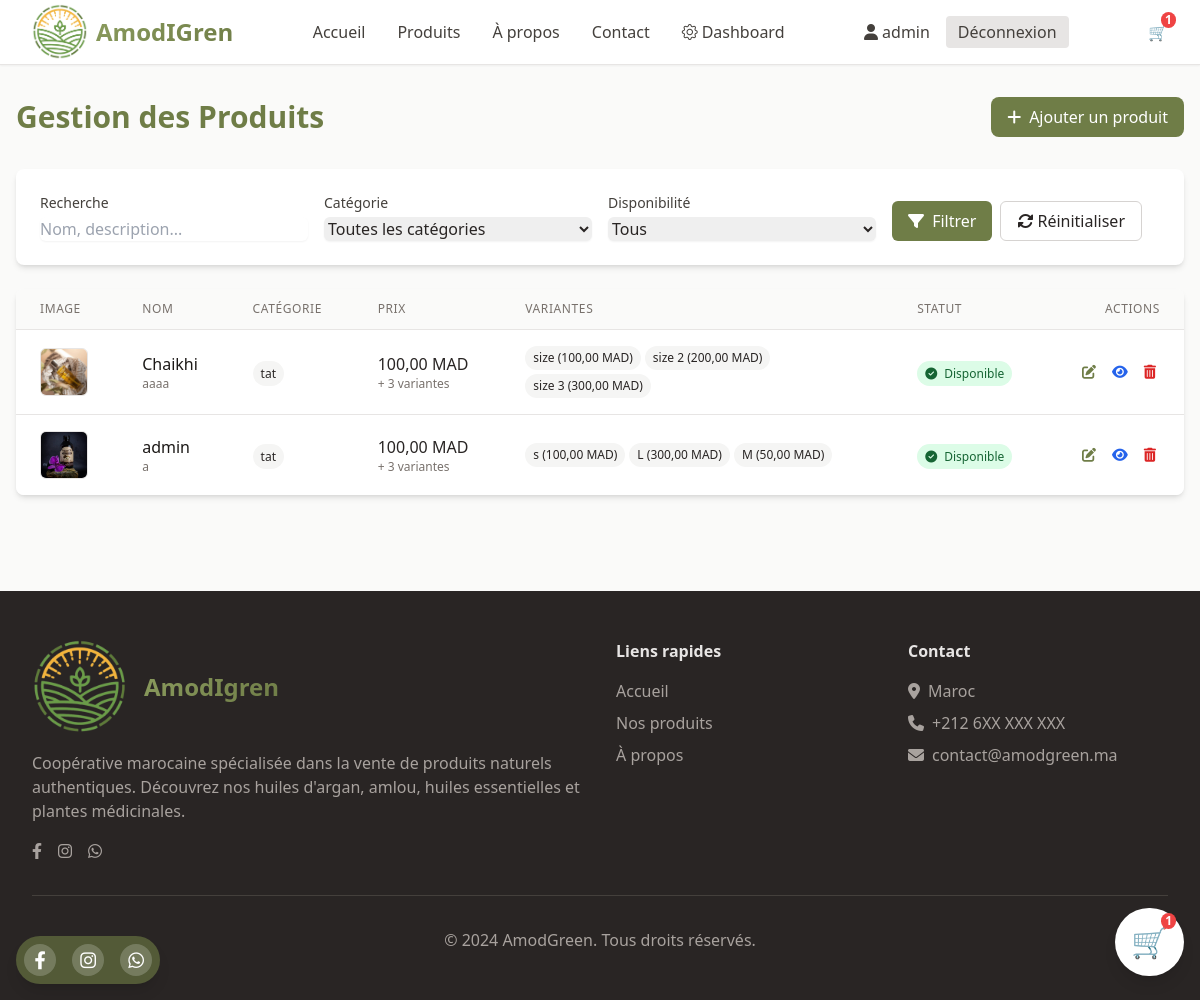
Page /ar/admin-dashboard/produits/ (signed in) on the earlier database version.
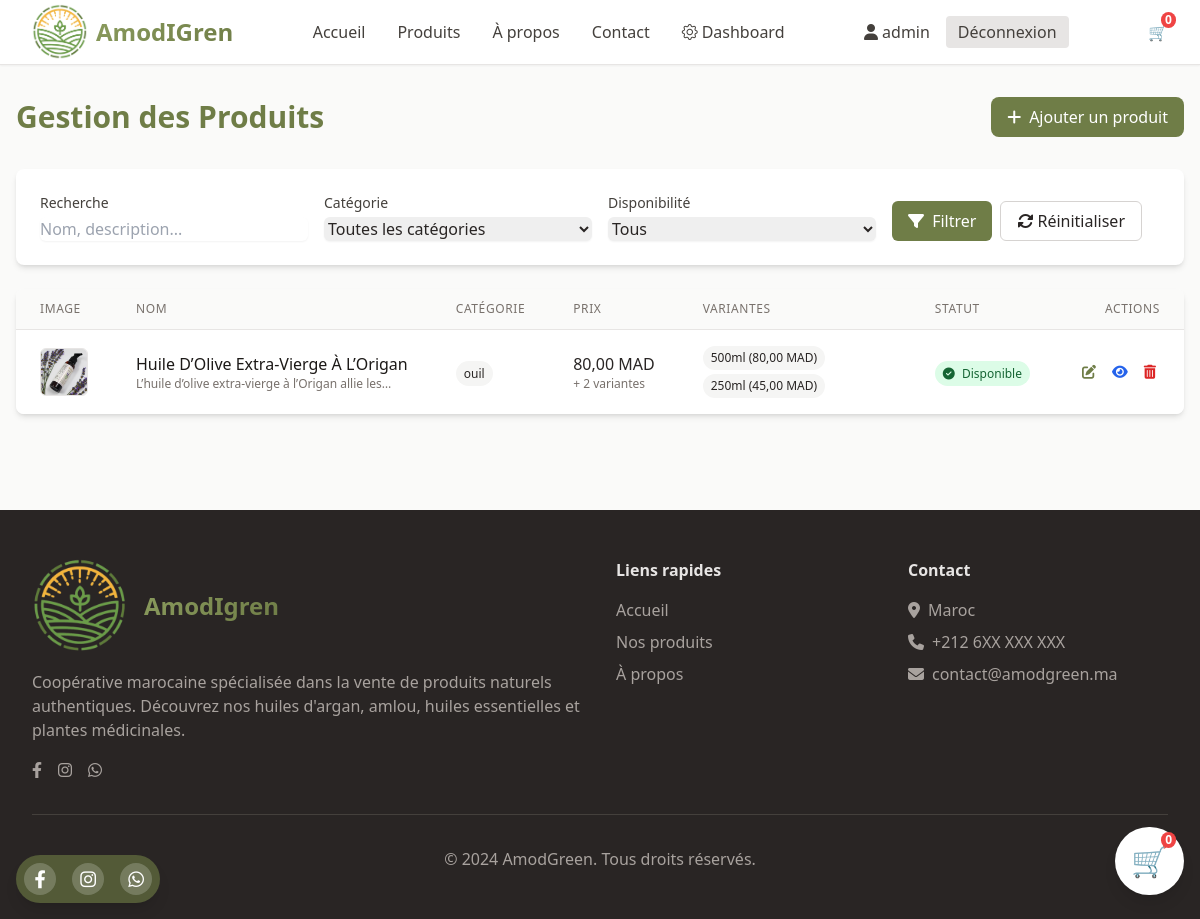
Same page on the later database version.
### store/models/Produit.py (models this page shows, shortened)
class Product(models.Model):
    name = models.CharField(max_length=200, verbose_name="Nom du produit")
    name_ar = models.CharField(max_length=200, blank=True, verbose_name="Nom (Arabe)")
    description = models.TextField(verbose_name="Description")
    description_ar = models.TextField(blank=True, verbose_name="Description (Arabe)")
    ingredients = models.TextField(blank=True, verbose_name="Ingrédients")
    ingredients_ar = models.TextField(blank=True, verbose_name="Ingrédients (Arabe)")
    price = models.DecimalField(max_digits=10, decimal_places=2, verbose_name="Prix (MAD)")
    image = models.ImageField(upload_to='products/', verbose_name="Image principale")
    category = models.ForeignKey(Category, on_delete=models.CASCADE, verbose_name="Catégorie")
    is_available = models.BooleanField(default=True, verbose_name="Disponible")
    created_at = models.DateTimeField(auto_now_add=True)
    updated_at = models.DateTimeField(auto_now=True)
    default_variant = models.ForeignKey(
        'ProductVariant',
        null=True,
        blank=True,
        on_delete=models.SET_NULL,
        related_name='default_for_products',
        verbose_name="Variante par défaut"
    )
    class Meta:
        verbose_name = "Produit"
        verbose_name_plural = "Produits"
        ordering = ['-created_at']

class Category(models.Model):
    name = models.CharField(max_length=100, verbose_name="Nom")
    name_ar = models.CharField(max_length=100, blank=True, verbose_name="Nom (Arabe)")
    description = models.TextField(blank=True, verbose_name="Description")
    created_at = models.DateTimeField(auto_now_add=True)
    class Meta:
        verbose_name = "Catégorie"
        verbose_name_plural = "Catégories"
        ordering = ['name']

class ProductVariant(models.Model):
    product = models.ForeignKey(Product, on_delete=models.CASCADE, related_name='variants')
    name = models.CharField(max_length=50, verbose_name="Nom de la variante")
    price = models.DecimalField(max_digits=10, decimal_places=2, verbose_name="Prix (MAD)")
    is_default = models.BooleanField(default=False, verbose_name="Variante par défaut")
    created_at = models.DateTimeField(auto_now_add=True)
    updated_at = models.DateTimeField(auto_now=True)
    class Meta:
        verbose_name = "Variante de produit"
        verbose_name_plural = "Variantes de produit"
        ordering = ['-is_default', 'name']
        constraints = [
            models.UniqueConstraint(
                fields=['product', 'name'],
                name='unique_variant_name_per_product'
            )
        ]

### store/views/views_admin.py (the view)
# urls.py: path('admin-dashboard/produits/', views_admin.admin_product_list, name='admin_product_list'),
@user_passes_test(lambda u: u.is_staff)
def admin_product_list(request):
    search_query = request.GET.get('q', '')
    category_filter = request.GET.get('category', '')
    availability_filter = request.GET.get('availability', '')
    products = Product.objects.select_related('category').prefetch_related('variants')
    if search_query:
        products = products.filter(
            Q(name__icontains=search_query) |
            Q(description__icontains=search_query) |
            Q(category__name__icontains=search_query)
        )
    if category_filter:
        products = products.filter(category_id=category_filter)
    if availability_filter:
        if availability_filter == 'available':
            products = products.filter(is_available=True)
        elif availability_filter == 'unavailable':
            products = products.filter(is_available=False)
    page = request.GET.get('page', 1)
    paginator = Paginator(products.order_by('-created_at'), 25)  # 25 produits par page
    try:
        products = paginator.page(page)
    except PageNotAnInteger:
        products = paginator.page(1)
    except EmptyPage:
        products = paginator.page(paginator.num_pages)
    context = {
        'products': products,
        'categories': Category.objects.all(),
        'search_query': search_query,
        'category_filter': category_filter,
        'availability_filter': availability_filter,
    }
    return render(request, 'admin/product_list.html', context)

### store/context_processors.py (called while the page is built)
def cart_count(request):
    cart = get_or_create_cart(request)
    return {'cart_count': cart.items.count()}

### store/utils.py (called while the page is built)
def get_or_create_cart(request):
    if request.user.is_authenticated:
        cart, created = Cart.objects.get_or_create(user=request.user)
    else:
        if not request.session.session_key:
            request.session.create()
        session_key = request.session.session_key
        cart, created = Cart.objects.get_or_create(session_key=session_key, user=None)
    return cart

### templates/admin/product_list.html (shortened to what the changed rows need)
{% extends 'base.html' %}
{% load static %}
{% block content %}
<div class="max-w-7xl mx-auto px-4 py-8">
    <div class="flex flex-col md:flex-row justify-between items-start md:items-center mb-8 gap-4">
        <h1 class="text-3xl font-bold text-olive-600">Gestion des Produits</h1>
    </div>
    <div class="bg-white rounded-lg shadow-md overflow-hidden">
        <div class="overflow-x-auto">
            <table class="min-w-full divide-y divide-stone-200">
                <thead class="bg-stone-50">
                    <tr>
                        <th class="px-6 py-3 text-left text-xs font-medium text-stone-500 uppercase tracking-wider">Image</th>
                        <th class="px-6 py-3 text-left text-xs font-medium text-stone-500 uppercase tracking-wider">Nom</th>
                        <th class="px-6 py-3 text-left text-xs font-medium text-stone-500 uppercase tracking-wider">Catégorie</th>
                        <th class="px-6 py-3 text-left text-xs font-medium text-stone-500 uppercase tracking-wider">Prix</th>
                        <th class="px-6 py-3 text-left text-xs font-medium text-stone-500 uppercase tracking-wider">Variantes</th>
                        <th class="px-6 py-3 text-left text-xs font-medium text-stone-500 uppercase tracking-wider">Statut</th>
                        <th class="px-6 py-3 text-right text-xs font-medium text-stone-500 uppercase tracking-wider">Actions</th>
                    </tr>
                </thead>
                <tbody class="bg-white divide-y divide-stone-200">
                    {% for product in products %}
                    <tr class="hover:bg-stone-50 transition">
                        <td class="px-6 py-4 whitespace-nowrap">
                            <div class="w-12 h-12 rounded-md overflow-hidden border border-stone-200">
                                {% if product.image %}
                                <img src="{{ product.image.url }}" alt="{{ product.name }}" class="w-full h-full object-cover">
                                {% else %}
                                <div class="w-full h-full bg-stone-100 flex items-center justify-center">
                                    <i class="fas fa-image text-stone-400"></i>
                                </div>
                                {% endif %}
                            </div>
                        </td>
                        <td class="px-6 py-4 whitespace-nowrap">
                            <div class="font-medium text-stone-900">{{ product.name }}</div>
                            <div class="text-xs text-stone-500 truncate max-w-xs">{{ product.description|truncatechars:50 }}</div>
                        </td>
                        <td class="px-6 py-4 whitespace-nowrap">
                            {% if product.category %}
                            <span class="px-2 py-1 text-xs rounded-full bg-stone-100 text-stone-800">
                                {{ product.category.name }}
                            </span>
                            {% else %}
                            <span class="text-stone-400">-</span>
                            {% endif %}
                        </td>
                        <td class="px-6 py-4 whitespace-nowrap">
                            <span class="font-medium">{{ product.price }} MAD</span>
                            {% if product.variants.exists %}
                            <div class="text-xs text-stone-500">+ {{ product.variants.count }} variantes</div>
                            {% endif %}
                        </td>
                        <td class="px-6 py-4 whitespace-nowrap">
                            {% if product.variants.exists %}
                            <div class="flex flex-wrap gap-1 max-w-xs">
                                {% for variant in product.variants.all|slice:":3" %}
                                <span class="text-xs px-2 py-1 bg-stone-100 rounded-full">
                                    {{ variant.name }} ({{ variant.price }} MAD)
                                </span>
                                {% endfor %}
                            </div>
                            {% else %}
                            <span class="text-stone-400">-</span>
                            {% endif %}
                        </td>
                        <td class="px-6 py-4 whitespace-nowrap">
                            {% if product.is_available %}
                            <span class="px-2 py-1 text-xs rounded-full bg-green-100 text-green-800">
                                <i class="fas fa-check-circle mr-1"></i> Disponible
                            </span>
                            {% else %}
                            <span class="px-2 py-1 text-xs rounded-full bg-red-100 text-red-800">
                                <i class="fas fa-times-circle mr-1"></i> Non disponible
                            </span>
                            {% endif %}
                        </td>
                        <td class="px-6 py-4 whitespace-nowrap text-right text-sm font-medium">
                            <div class="flex justify-end space-x-2">
                                <a href="{% url 'product_update' product.pk %}"
                                   class="text-olive-600 hover:text-olive-800 p-1 rounded-full hover:bg-olive-50 transition"
                                   title="Modifier">
                                    <i class="fas fa-edit"></i>
                                </a>
                                <a href="{% url 'product_detail' product.pk %}"
                                   class="text-blue-600 hover:text-blue-800 p-1 rounded-full hover:bg-blue-50 transition"
                                   title="Voir">
                                    <i class="fas fa-eye"></i>
                                </a>
                                <form method="post" action="{% url 'product_delete' product.pk %}" class="inline">
                                    <button type="button" onclick="confirmDelete(this)"
                                            class="text-red-600 hover:text-red-800 p-1 rounded-full hover:bg-red-50 transition"
                                            title="Supprimer">
                                        <i class="fas fa-trash-alt"></i>
                                    </button>
                                </form>
                            </div>
                        </td>
                    </tr>
                    {% empty %}
                    <tr>
                        <td colspan="7" class="px-6 py-4 text-center text-stone-500">
                            Aucun produit trouvé
                        </td>
                    </tr>
                    {% endfor %}
                </tbody>
            </table>
        </div>
    </div>
</div>
{% endblock %}

### templates/base.html (shortened to what the changed rows need)
{% load static %}
{% load widget_tweaks %}
<!DOCTYPE html>
<html lang="fr" class="h-full">
<head>
    <link rel="stylesheet" href="https://cdnjs.cloudflare.com/ajax/libs/font-awesome/6.4.0/css/all.min.css">
    <link href="{% static 'css/main.css' %}" rel="stylesheet" />
    <link rel="stylesheet" href="https://cdn.jsdelivr.net/npm/bootstrap-icons@1.10.5/font/bootstrap-icons.css" />
</head>
<body class="min-h-full bg-stone-50 text-stone-800">
    <nav class="bg-white shadow-sm border-b border-stone-200 sticky top-0 z-50">
        <div class="max-w-7xl mx-auto px-4 sm:px-6 lg:px-8">
            <div class="flex justify-between items-center h-16">
                <div class="hidden sm:flex items-center space-x-6">
                    <a href="{% url 'view_cart' %}" class="relative text-gray-700 hover:text-green-700">
                        🛒
                        <span
                            class="absolute -top-2 -right-2 bg-red-500 text-white text-xs font-bold rounded-full px-1">
                            {{ cart_count|default:0 }}
                        </span>
                    </a>
                </div>
                <div class="fixed bottom-6 right-4 z-50 bg-white p-3 sm:p-4 rounded-full shadow-lg">
                    <a href="{% url 'view_cart' %}"
                        class="relative text-gray-700 hover:text-green-700 text-2xl sm:text-3xl">
                        🛒
                        <span id="cart-count"
                            class="absolute -top-2 -right-2 bg-red-500 text-white text-xs font-bold rounded-full px-1">
                            {{ cart_count|default:0 }}
                        </span>
                    </a>
                </div>
            </div>
        </div>
    </nav>
    <main>
        {% block content %}
        {% endblock %}
    </main>
</body>
</html>

Differences in the rows shown:
removed Product: image (picture), name "Chaikhi", description "aaaa", category.name "tat", price "100,00", variants.count "3", is_available True (drawn)
removed ProductVariant: name "size", price "100,00", shown under "Chaikhi"
removed ProductVariant: name "size 2", price "200,00", shown under "Chaikhi"
removed ProductVariant: name "size 3", price "300,00", shown under "Chaikhi"
removed Product: image (picture), name "admin", description "a", category.name "tat", price "100,00", variants.count "3", is_available True (drawn)
removed ProductVariant: name "s", price "100,00", shown under "admin"
removed ProductVariant: name "L", price "300,00", shown under "admin"
removed ProductVariant: name "M", price "50,00", shown under "admin"
added Product: image (picture), name "Huile D’Olive Extra-Vierge À L’Origan", description "L’huile d’olive extra-vierge à l’Origan allie les…", category.name "ouil", price "80,00", variants.count "2", is_available True (drawn)
added ProductVariant: name "500ml", price "80,00", shown under "Huile D’Olive Extra-Vierge À L’Origan"
added ProductVariant: name "250ml", price "45,00", shown under "Huile D’Olive Extra-Vierge À L’Origan"
Other differences:
{{ cart_count|default:0 }}: "1" → "0"
